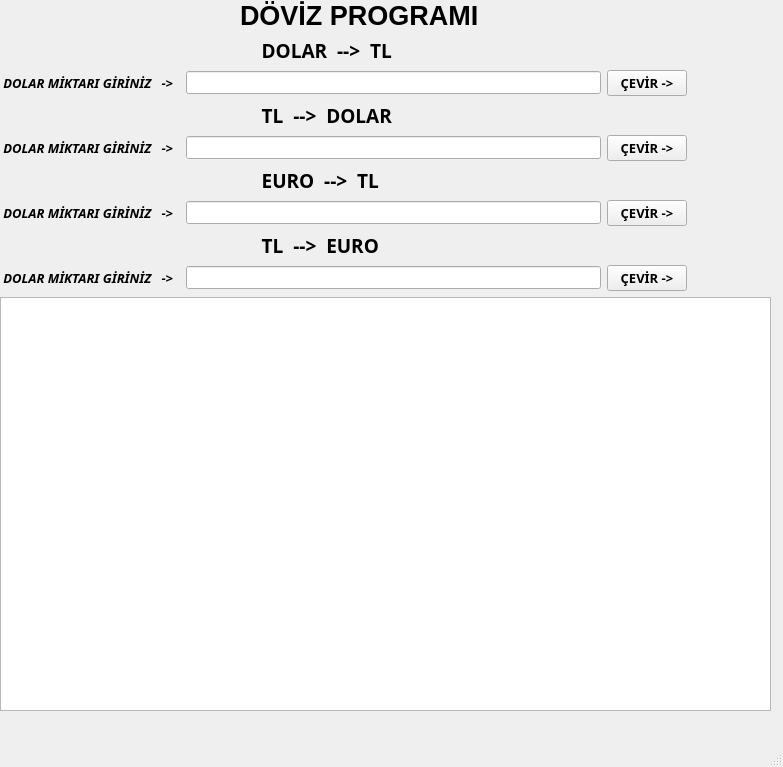
<?xml version="1.0" encoding="UTF-8"?>
<ui version="4.0">
 <class>MainWindow</class>
 <widget class="QMainWindow" name="MainWindow">
  <property name="geometry">
   <rect>
    <x>0</x>
    <y>0</y>
    <width>783</width>
    <height>767</height>
   </rect>
  </property>
  <property name="windowTitle">
   <string>MainWindow</string>
  </property>
  <widget class="QWidget" name="centralwidget">
   <widget class="QWidget" name="verticalLayoutWidget">
    <property name="geometry">
     <rect>
      <x>0</x>
      <y>0</y>
      <width>771</width>
      <height>711</height>
     </rect>
    </property>
    <layout class="QVBoxLayout" name="verticalLayout">
     <item>
      <widget class="QLabel" name="baslik">
       <property name="font">
        <font>
         <pointsize>20</pointsize>
         <weight>75</weight>
         <bold>true</bold>
        </font>
       </property>
       <property name="text">
        <string>                                DÖVİZ PROGRAMI</string>
       </property>
      </widget>
     </item>
     <item>
      <widget class="QLabel" name="dolar_tl">
       <property name="font">
        <font>
         <family>Segoe MDL2 Assets</family>
         <pointsize>14</pointsize>
         <weight>75</weight>
         <bold>true</bold>
        </font>
       </property>
       <property name="text">
        <string>                                                     DOLAR  --&gt;  TL</string>
       </property>
      </widget>
     </item>
     <item>
      <layout class="QHBoxLayout" name="h_box_dolar_tl">
       <item>
        <widget class="QLabel" name="dolar_tl2">
         <property name="font">
          <font>
           <family>Myanmar Text</family>
           <pointsize>10</pointsize>
           <weight>75</weight>
           <italic>true</italic>
           <bold>true</bold>
          </font>
         </property>
         <property name="text">
          <string> DOLAR MİKTARI GİRİNİZ   -&gt;  </string>
         </property>
        </widget>
       </item>
       <item>
        <widget class="QLineEdit" name="dolar_tl_miktar">
         <property name="font">
          <font>
           <pointsize>10</pointsize>
           <weight>75</weight>
           <bold>true</bold>
          </font>
         </property>
        </widget>
       </item>
       <item>
        <widget class="QPushButton" name="dolar_tl_cevir">
         <property name="font">
          <font>
           <family>Myanmar Text</family>
           <pointsize>10</pointsize>
           <weight>75</weight>
           <bold>true</bold>
          </font>
         </property>
         <property name="text">
          <string>ÇEVİR -&gt;</string>
         </property>
        </widget>
       </item>
       <item>
        <widget class="QLabel" name="dolar_tl_sonuc">
         <property name="font">
          <font>
           <family>Myanmar Text</family>
           <pointsize>10</pointsize>
           <weight>75</weight>
           <bold>true</bold>
          </font>
         </property>
         <property name="text">
          <string>                       </string>
         </property>
        </widget>
       </item>
      </layout>
     </item>
     <item>
      <widget class="QLabel" name="tl_dolar">
       <property name="font">
        <font>
         <family>Segoe MDL2 Assets</family>
         <pointsize>14</pointsize>
         <weight>75</weight>
         <bold>true</bold>
        </font>
       </property>
       <property name="text">
        <string>                                                     TL  --&gt;  DOLAR</string>
       </property>
      </widget>
     </item>
     <item>
      <layout class="QHBoxLayout" name="h_box_tl_dolar">
       <item>
        <widget class="QLabel" name="tl_dolar2">
         <property name="font">
          <font>
           <family>Myanmar Text</family>
           <pointsize>10</pointsize>
           <weight>75</weight>
           <italic>true</italic>
           <bold>true</bold>
          </font>
         </property>
         <property name="text">
          <string> DOLAR MİKTARI GİRİNİZ   -&gt;  </string>
         </property>
        </widget>
       </item>
       <item>
        <widget class="QLineEdit" name="tl_dolar_miktar">
         <property name="font">
          <font>
           <pointsize>10</pointsize>
           <weight>75</weight>
           <bold>true</bold>
          </font>
         </property>
        </widget>
       </item>
       <item>
        <widget class="QPushButton" name="tl_dolar_cevir">
         <property name="font">
          <font>
           <family>Myanmar Text</family>
           <pointsize>10</pointsize>
           <weight>75</weight>
           <bold>true</bold>
          </font>
         </property>
         <property name="text">
          <string>ÇEVİR -&gt;</string>
         </property>
        </widget>
       </item>
       <item>
        <widget class="QLabel" name="tl_dolar_sonuc">
         <property name="font">
          <font>
           <family>Myanmar Text</family>
           <pointsize>10</pointsize>
           <weight>75</weight>
           <bold>true</bold>
          </font>
         </property>
         <property name="text">
          <string>                       </string>
         </property>
        </widget>
       </item>
      </layout>
     </item>
     <item>
      <widget class="QLabel" name="euro_tl">
       <property name="font">
        <font>
         <family>Segoe MDL2 Assets</family>
         <pointsize>14</pointsize>
         <weight>75</weight>
         <bold>true</bold>
        </font>
       </property>
       <property name="text">
        <string>                                                     EURO  --&gt;  TL</string>
       </property>
      </widget>
     </item>
     <item>
      <layout class="QHBoxLayout" name="h_box_euro_tl">
       <item>
        <widget class="QLabel" name="euro_tl2">
         <property name="font">
          <font>
           <family>Myanmar Text</family>
           <pointsize>10</pointsize>
           <weight>75</weight>
           <italic>true</italic>
           <bold>true</bold>
          </font>
         </property>
         <property name="text">
          <string> DOLAR MİKTARI GİRİNİZ   -&gt;  </string>
         </property>
        </widget>
       </item>
       <item>
        <widget class="QLineEdit" name="euro_tl_miktar">
         <property name="font">
          <font>
           <pointsize>10</pointsize>
           <weight>75</weight>
           <bold>true</bold>
          </font>
         </property>
        </widget>
       </item>
       <item>
        <widget class="QPushButton" name="euro_tl_cevir">
         <property name="font">
          <font>
           <family>Myanmar Text</family>
           <pointsize>10</pointsize>
           <weight>75</weight>
           <bold>true</bold>
          </font>
         </property>
         <property name="text">
          <string>ÇEVİR -&gt;</string>
         </property>
        </widget>
       </item>
       <item>
        <widget class="QLabel" name="euro_tl_sonuc">
         <property name="font">
          <font>
           <family>Myanmar Text</family>
           <pointsize>10</pointsize>
           <weight>75</weight>
           <bold>true</bold>
          </font>
         </property>
         <property name="text">
          <string>                       </string>
         </property>
        </widget>
       </item>
      </layout>
     </item>
     <item>
      <widget class="QLabel" name="tl_euro">
       <property name="font">
        <font>
         <family>Segoe MDL2 Assets</family>
         <pointsize>14</pointsize>
         <weight>75</weight>
         <bold>true</bold>
        </font>
       </property>
       <property name="text">
        <string>                                                     TL  --&gt;  EURO</string>
       </property>
      </widget>
     </item>
     <item>
      <layout class="QHBoxLayout" name="h_box_tl_euro">
       <item>
        <widget class="QLabel" name="tl_euro2">
         <property name="font">
          <font>
           <family>Myanmar Text</family>
           <pointsize>10</pointsize>
           <weight>75</weight>
           <italic>true</italic>
           <bold>true</bold>
          </font>
         </property>
         <property name="text">
          <string> DOLAR MİKTARI GİRİNİZ   -&gt;  </string>
         </property>
        </widget>
       </item>
       <item>
        <widget class="QLineEdit" name="tl_euro_miktar">
         <property name="font">
          <font>
           <pointsize>10</pointsize>
           <weight>75</weight>
           <bold>true</bold>
          </font>
         </property>
        </widget>
       </item>
       <item>
        <widget class="QPushButton" name="tl_euro_cevir">
         <property name="font">
          <font>
           <family>Myanmar Text</family>
           <pointsize>10</pointsize>
           <weight>75</weight>
           <bold>true</bold>
          </font>
         </property>
         <property name="text">
          <string>ÇEVİR -&gt;</string>
         </property>
        </widget>
       </item>
       <item>
        <widget class="QLabel" name="tl_euro_sonuc">
         <property name="font">
          <font>
           <family>Myanmar Text</family>
           <pointsize>10</pointsize>
           <weight>75</weight>
           <bold>true</bold>
          </font>
         </property>
         <property name="text">
          <string>                       </string>
         </property>
        </widget>
       </item>
      </layout>
     </item>
     <item>
      <widget class="QPlainTextEdit" name="doviz"/>
     </item>
    </layout>
   </widget>
  </widget>
  <widget class="QMenuBar" name="menubar">
   <property name="geometry">
    <rect>
     <x>0</x>
     <y>0</y>
     <width>783</width>
     <height>21</height>
    </rect>
   </property>
  </widget>
  <widget class="QStatusBar" name="statusbar"/>
 </widget>
 <resources/>
 <connections/>
</ui>
